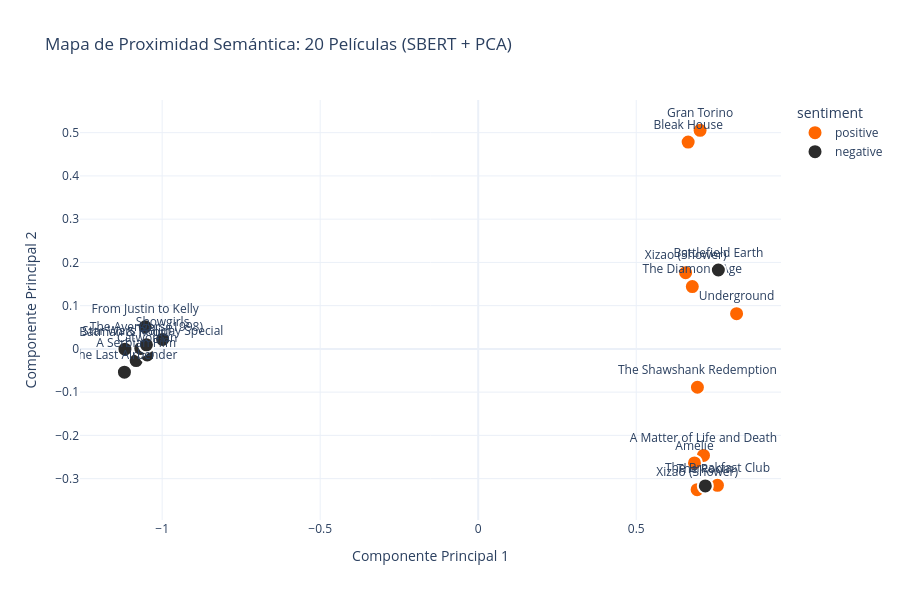

The notebook cell saved with this chart:
### Code cell
# PCA para las 20 reviews
pca_20 = PCA(n_components=2)
X_20_pca = pca_20.fit_transform(embeddings_20)

# Crear DataFrame para visualización
df_20 = pd.DataFrame({
    'PC1': X_20_pca[:, 0],
    'PC2': X_20_pca[:, 1],
    'label': labels_20,
    'sentiment': df_sample['sentiment'].iloc[selected_indices].values
})

# Visualización con Plotly - puntos etiquetados con títulos de películas
fig_20 = px.scatter(
    df_20, x='PC1', y='PC2', color='sentiment', text='label',
    title='Mapa de Proximidad Semántica: 20 Películas (SBERT + PCA)',
    color_discrete_map={'positive': '#FF6600', 'negative': '#2B2B2B'},
    height=600
)

fig_20.update_traces(
    textposition='top center',
    marker=dict(size=15, line=dict(width=2, color='white'))
)

fig_20.update_layout(
    template='plotly_white',
    showlegend=True,
    xaxis_title='Componente Principal 1',
    yaxis_title='Componente Principal 2'
)

fig_20.show()

### Figure 1 — Plotly figure (JSON) as saved in the notebook; plotly's stock layout.template omitted (floating-point values rounded to 4 significant figures)
{"data": [{"hovertemplate": "sentiment=positive<br>PC1=%{x}<br>PC2=%{y}<br>label=%{text}<extra></extra>", "legendgroup": "positive", "marker": {"color": "#FF6600", "line": {"color": "white", "width": 2}, "size": 15, "symbol": "circle"}, "mode": "markers+text", "name": "positive", "orientation": "v", "showlegend": true, "text": ["A Matter of Life and Death", "Gran Torino", "The Diamond Age", "Bleak House", "Xizao (Shower)", "The Breakfast Club", "Amélie", "The Shawshank Redemption", "Xizao (Shower)", "Underground"], "textposition": "top center", "type": "scatter", "x": [0.7128, 0.702, 0.6774, 0.6642, 0.6926, 0.757, 0.6843, 0.6936, 0.6562, 0.8174], "xaxis": "x", "y": [-0.2463, 0.5053, 0.1442, 0.4783, -0.3254, -0.3154, -0.2635, -0.08865, 0.1762, 0.08151], "yaxis": "y"}, {"hovertemplate": "sentiment=negative<br>PC1=%{x}<br>PC2=%{y}<br>label=%{text}<extra></extra>", "legendgroup": "negative", "marker": {"color": "#2B2B2B", "line": {"color": "white", "width": 2}, "size": 15, "symbol": "circle"}, "mode": "markers+text", "name": "negative", "orientation": "v", "showlegend": true, "text": ["The Room", "Battlefield Earth", "Showgirls", "A Serbian Film", "The Last Airbender", "Catwoman", "The Star Wars Holiday Special", "Batman & Robin", "The Avengers (1998)", "From Justin to Kelly"], "textposition": "top center", "type": "scatter", "x": [0.7185, 0.7598, -0.9986, -1.082, -1.119, -1.047, -1.068, -1.118, -1.05, -1.054], "xaxis": "x", "y": [-0.3167, 0.1825, 0.02184, -0.02698, -0.05389, -0.01392, 0.001157, -0.0007396, 0.009318, 0.05126], "yaxis": "y"}], "layout": {"height": 600, "legend": {"title": {"text": "sentiment"}, "tracegroupgap": 0}, "showlegend": true, "title": {"text": "Mapa de Proximidad Semántica: 20 Películas (SBERT + PCA)"}, "xaxis": {"anchor": "y", "domain": [0, 1], "title": {"text": "Componente Principal 1"}}, "yaxis": {"anchor": "x", "domain": [0, 1], "title": {"text": "Componente Principal 2"}}}}
